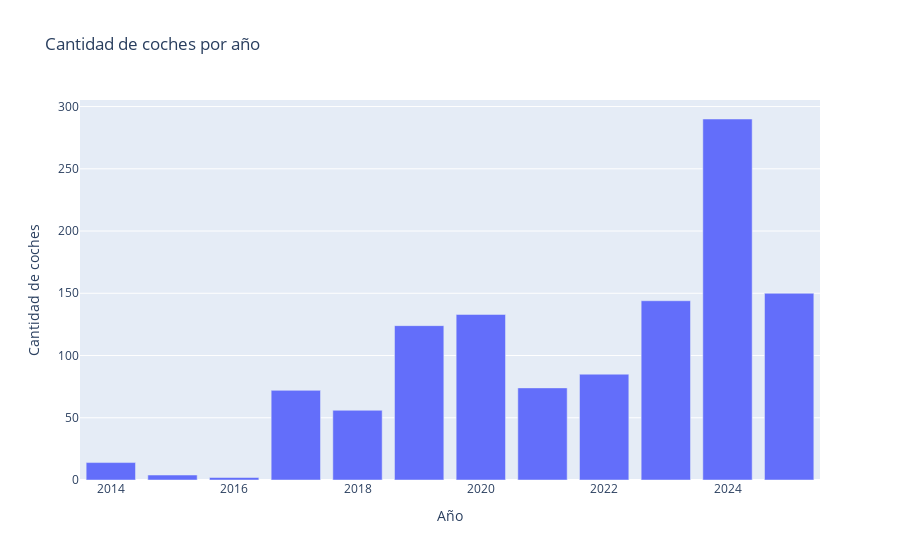

The code cell stored with this chart in its notebook:
### Markdown cell above
### 2. Cantidad de coches por año

### Code cell
cars_per_year = df['year'].value_counts().sort_index()
fig2 = go.Figure()
fig2.add_trace(go.Bar(x=cars_per_year.index, y=cars_per_year.values, name='Coches por año'))
fig2.update_layout(
    title='Cantidad de coches por año',
    xaxis_title='Año',
    yaxis_title='Cantidad de coches'
)
fig2.show()

### Figure 1 — Plotly figure (JSON) as saved in the notebook; plotly's stock layout.template omitted (floating-point values rounded to 4 significant figures)
{"data": [{"name": "Coches por año", "type": "bar", "x": [2014, 2015, 2016, 2017, 2018, 2019, 2020, 2021, 2022, 2023, 2024, 2025], "y": [14, 4, 2, 72, 56, 124, 133, 74, 85, 144, 290, 150]}], "layout": {"title": {"text": "Cantidad de coches por año"}, "xaxis": {"title": {"text": "Año"}}, "yaxis": {"title": {"text": "Cantidad de coches"}}}}
